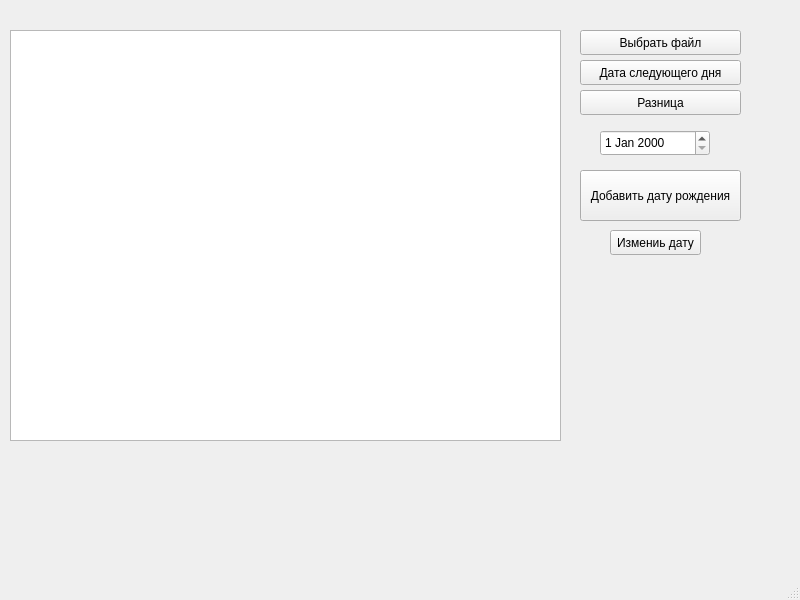
<?xml version="1.0" encoding="UTF-8"?>
<ui version="4.0">
 <class>MainWindow</class>
 <widget class="QMainWindow" name="MainWindow">
  <property name="geometry">
   <rect>
    <x>0</x>
    <y>0</y>
    <width>800</width>
    <height>600</height>
   </rect>
  </property>
  <property name="windowTitle">
   <string>MainWindow</string>
  </property>
  <widget class="QWidget" name="centralwidget">
   <widget class="QTableWidget" name="tableWidget">
    <property name="geometry">
     <rect>
      <x>10</x>
      <y>30</y>
      <width>551</width>
      <height>411</height>
     </rect>
    </property>
   </widget>
   <widget class="QPushButton" name="pushButton">
    <property name="geometry">
     <rect>
      <x>580</x>
      <y>30</y>
      <width>161</width>
      <height>25</height>
     </rect>
    </property>
    <property name="text">
     <string>Выбрать файл</string>
    </property>
   </widget>
   <widget class="QPushButton" name="pushButton_2">
    <property name="geometry">
     <rect>
      <x>580</x>
      <y>60</y>
      <width>161</width>
      <height>25</height>
     </rect>
    </property>
    <property name="text">
     <string>Дата следующего дня</string>
    </property>
   </widget>
   <widget class="QPushButton" name="pushButton_3">
    <property name="geometry">
     <rect>
      <x>580</x>
      <y>90</y>
      <width>161</width>
      <height>25</height>
     </rect>
    </property>
    <property name="text">
     <string>Разница</string>
    </property>
   </widget>
   <widget class="QPushButton" name="pushButton_4">
    <property name="geometry">
     <rect>
      <x>580</x>
      <y>170</y>
      <width>161</width>
      <height>51</height>
     </rect>
    </property>
    <property name="text">
     <string>Добавить дату рождения</string>
    </property>
   </widget>
   <widget class="QPushButton" name="pushButton_5">
    <property name="geometry">
     <rect>
      <x>610</x>
      <y>230</y>
      <width>91</width>
      <height>25</height>
     </rect>
    </property>
    <property name="text">
     <string>Измениь дату</string>
    </property>
   </widget>
   <widget class="QDateEdit" name="dateEdit">
    <property name="geometry">
     <rect>
      <x>600</x>
      <y>130</y>
      <width>110</width>
      <height>26</height>
     </rect>
    </property>
   </widget>
  </widget>
  <widget class="QMenuBar" name="menubar">
   <property name="geometry">
    <rect>
     <x>0</x>
     <y>0</y>
     <width>800</width>
     <height>22</height>
    </rect>
   </property>
  </widget>
  <widget class="QStatusBar" name="statusbar"/>
 </widget>
 <resources/>
 <connections/>
</ui>
